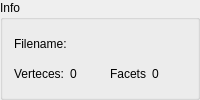
          <widget class="QGroupBox" name="groupBox_3">
           <property name="title">
            <string>Info</string>
           </property>
           <layout class="QVBoxLayout" name="verticalLayout_3">
            <item>
             <layout class="QHBoxLayout" name="horizontalLayout_19" stretch="0,1">
              <item>
               <widget class="QLabel" name="label_5">
                <property name="sizePolicy">
                 <sizepolicy hsizetype="Preferred" vsizetype="Preferred">
                  <horstretch>0</horstretch>
                  <verstretch>0</verstretch>
                 </sizepolicy>
                </property>
                <property name="text">
                 <string>Filename:</string>
                </property>
               </widget>
              </item>
              <item>
               <widget class="QLabel" name="lb_ObjectFilename">
                <property name="text">
                 <string/>
                </property>
               </widget>
              </item>
             </layout>
            </item>
            <item>
             <layout class="QHBoxLayout" name="horizontalLayout_40">
              <item>
               <widget class="QLabel" name="label_17">
                <property name="sizePolicy">
                 <sizepolicy hsizetype="Preferred" vsizetype="Preferred">
                  <horstretch>0</horstretch>
                  <verstretch>0</verstretch>
                 </sizepolicy>
                </property>
                <property name="text">
                 <string>Verteces:</string>
                </property>
               </widget>
              </item>
              <item>
               <widget class="QLabel" name="lb_Vertices">
                <property name="sizePolicy">
                 <sizepolicy hsizetype="Preferred" vsizetype="Preferred">
                  <horstretch>0</horstretch>
                  <verstretch>0</verstretch>
                 </sizepolicy>
                </property>
                <property name="text">
                 <string>0</string>
                </property>
               </widget>
              </item>
              <item>
               <widget class="QLabel" name="label_18">
                <property name="sizePolicy">
                 <sizepolicy hsizetype="Preferred" vsizetype="Preferred">
                  <horstretch>0</horstretch>
                  <verstretch>0</verstretch>
                 </sizepolicy>
                </property>
                <property name="text">
                 <string>Facets</string>
                </property>
               </widget>
              </item>
              <item>
               <widget class="QLabel" name="lb_Facets">
                <property name="sizePolicy">
                 <sizepolicy hsizetype="Preferred" vsizetype="Preferred">
                  <horstretch>0</horstretch>
                  <verstretch>0</verstretch>
                 </sizepolicy>
                </property>
                <property name="text">
                 <string>0</string>
                </property>
               </widget>
              </item>
             </layout>
            </item>
           </layout>
          </widget>
